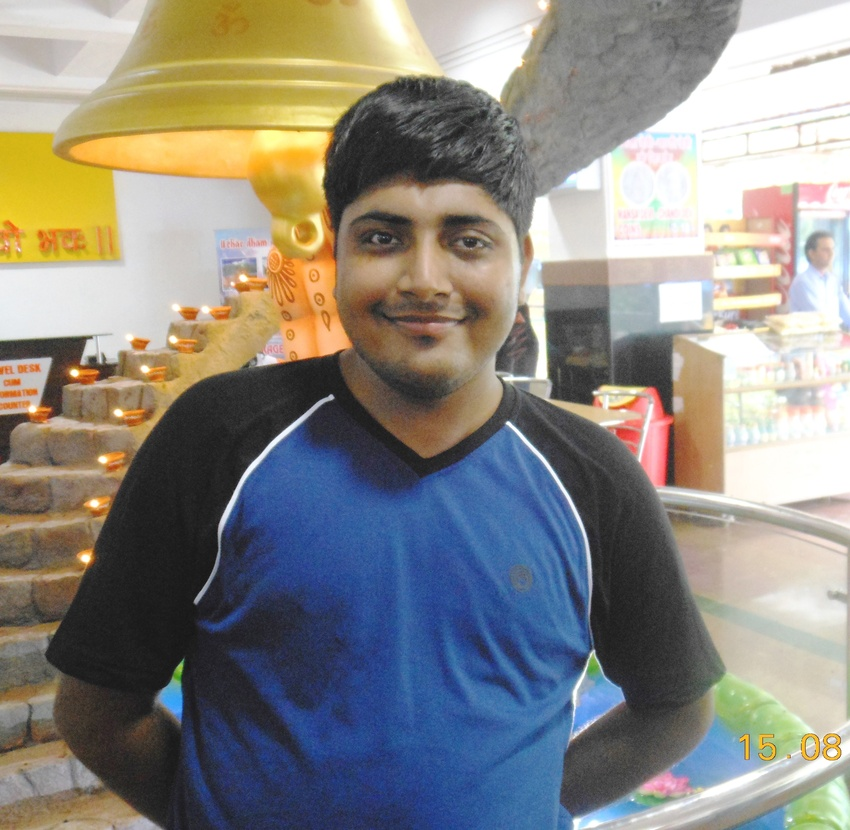
%> input picture my1.JPG, 850 x 830 px, shrunk from 3387 x 3304 before the run
$ octave cropimage.m   (GNU Octave 9; MATLAB toolbox functions it lacks are replaced by stand-ins)
%> lines starting %> are read from the running program, lines starting %| are printed output that depends on the picture
clc
clear all
close all
im=imread('my1.jpg');
%> im is the input picture: size 830x850x3 uint8; mean R, G, B 139, 136.4, 130.4
n1=fix(size(im,1)/2);
%> n1 = 415
n2=fix(size(im,2)/2);
%> n2 = 425
a1=im(1:n1,:,:);
b1=im(1+n1:end,:,:);
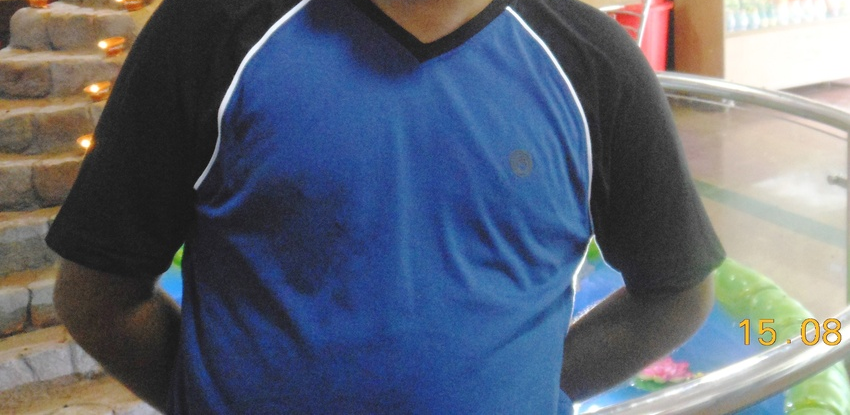
%> b1: size 415x850x3 uint8; mean R, G, B 93.3, 101.7, 117
a2=im(:,1:n2,:);
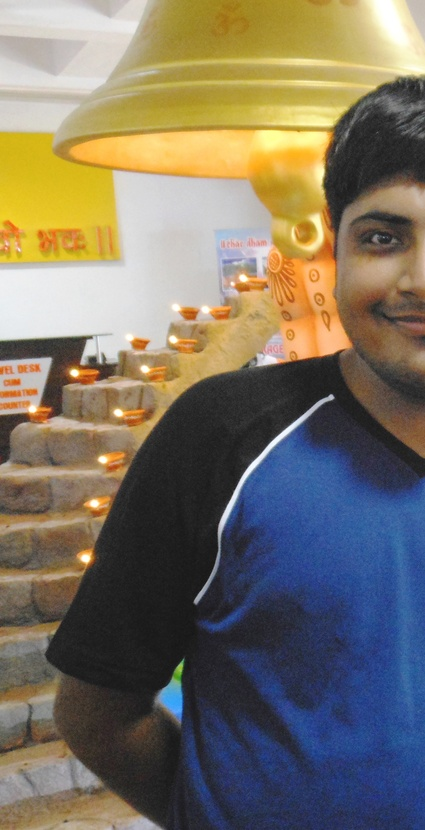
%> a2: size 830x425x3 uint8; mean R, G, B 122.7, 114.5, 99.3
b2=im(:,n2+1:end,:);
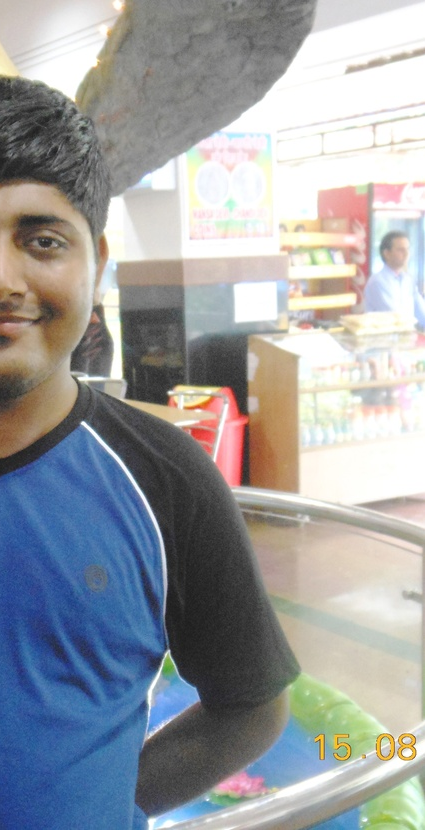
%> b2: size 830x425x3 uint8; mean R, G, B 155.4, 158.3, 161.4

a3=im(1:n1,1:n2,:);
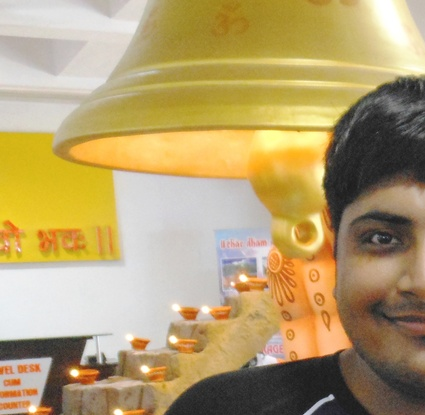
%> a3: size 415x425x3 uint8; mean R, G, B 180.7, 159.3, 111.6
b3=im(1+n1:end,1:n2,:);
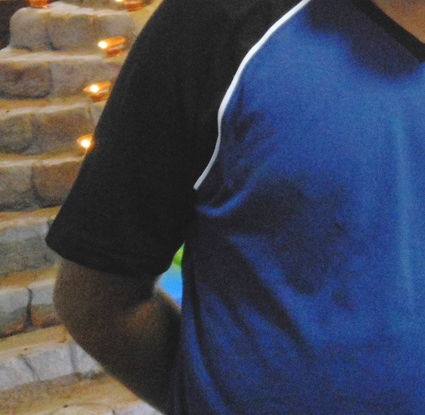
%> b3: size 415x425x3 uint8; mean R, G, B 64.6, 69.7, 87.1

a4=im(1:n1,n2+1:end,:);
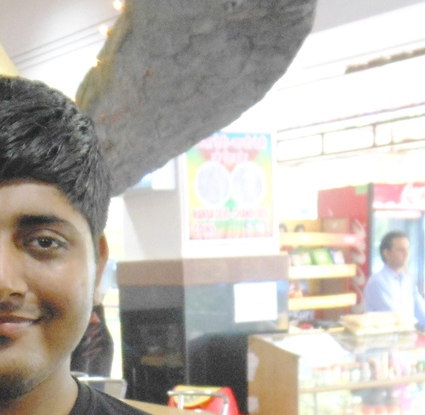
%> a4: size 415x425x3 uint8; mean R, G, B 188.7, 182.9, 175.8

b4=im(1+n1:end,n2+1:end,:);
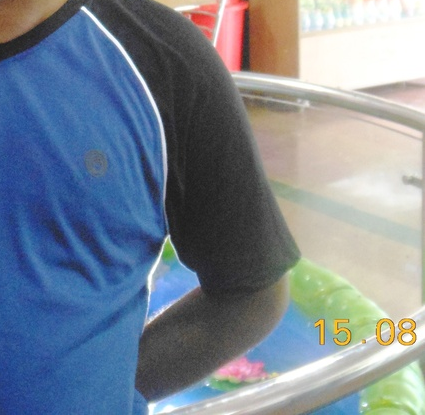
%> b4: size 415x425x3 uint8; mean R, G, B 122, 133.6, 146.9
figure(1);
subplot(211)
imshow(a1);
subplot(212)
imshow(b1);

figure(2);
subplot(121)
imshow(a2);
subplot(122)
imshow(b2);

figure(3);
subplot(221)
imshow(a3);
subplot(223)
imshow(b3);
subplot(222)
imshow(a4);
subplot(224)
imshow(b4)

$ run again, with ashish.jpg copied over my1.JPG
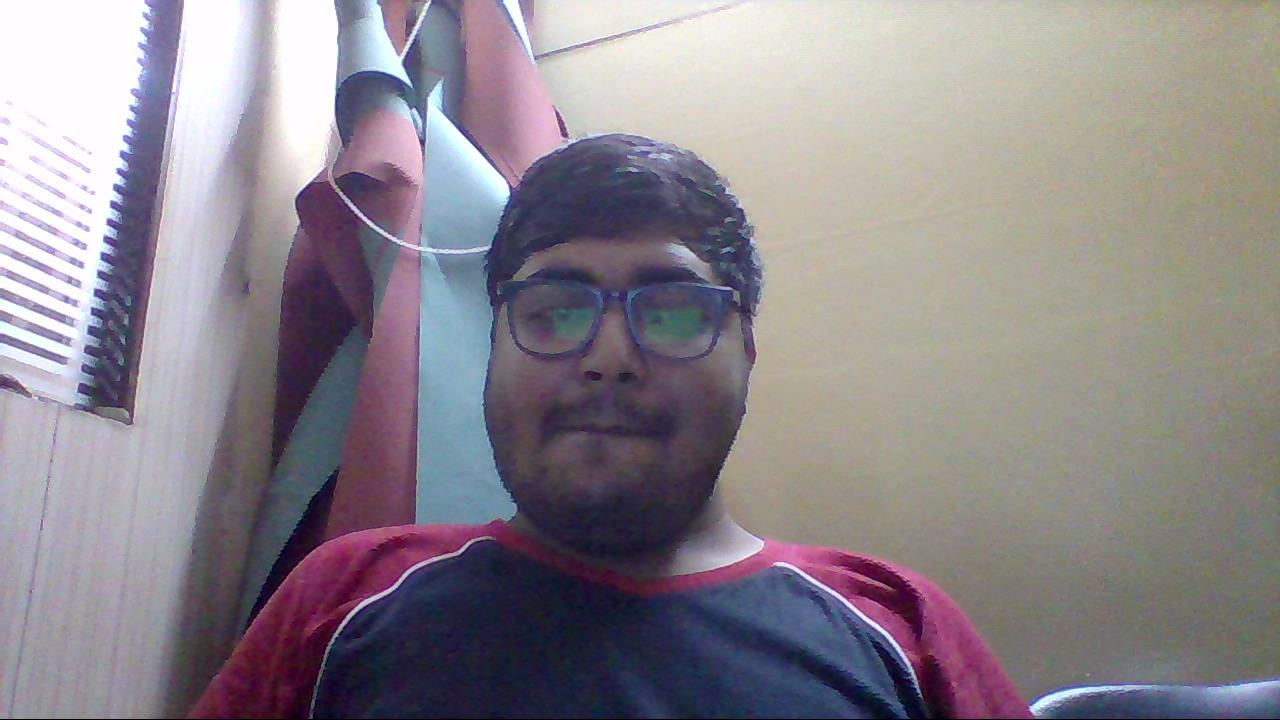
%> input picture ashish.jpg, 1280 x 720 px
%> im is the input picture: size 720x1280x3 uint8; mean R, G, B 140.1, 133.6, 140.1
%> `a4=im(1:n1,n2+1:end,:);`:
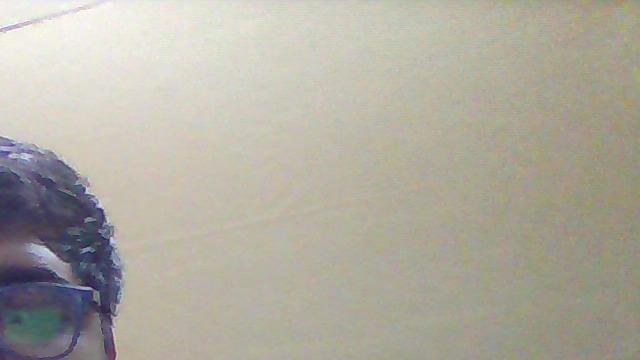
%> a4: size 360x640x3 uint8; mean R, G, B 176.2, 172.2, 160.6
%> `b4=im(1+n1:end,n2+1:end,:);`:
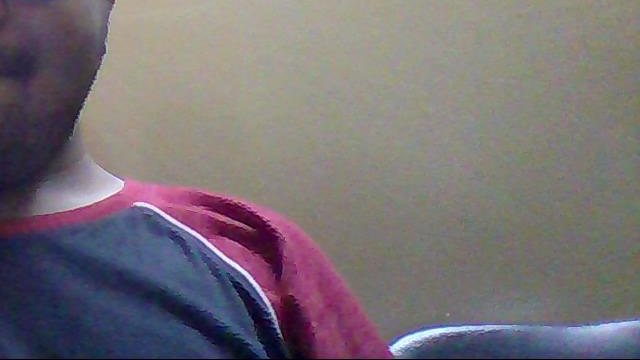
%> b4: size 360x640x3 uint8; mean R, G, B 119.5, 112.3, 117

$ run again, with flower.jpg copied over my1.JPG
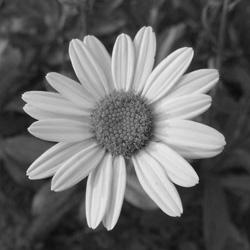
%> input picture flower.jpg, 250 x 250 px
%> im is the input picture: size 250x250 uint8; min 1, max 244, mean 102.8
%> `a4=im(1:n1,n2+1:end,:);`:
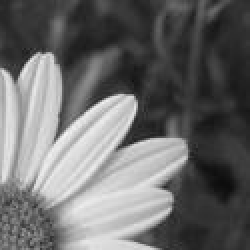
%> a4: size 125x125 uint8 (shown 2 times larger); min 12, max 244, mean 107.1
%> `b4=im(1+n1:end,n2+1:end,:);`:
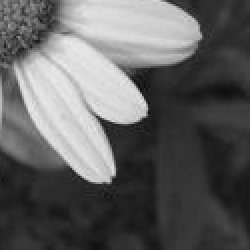
%> b4: size 125x125 uint8 (shown 2 times larger); min 11, max 239, mean 97.1
